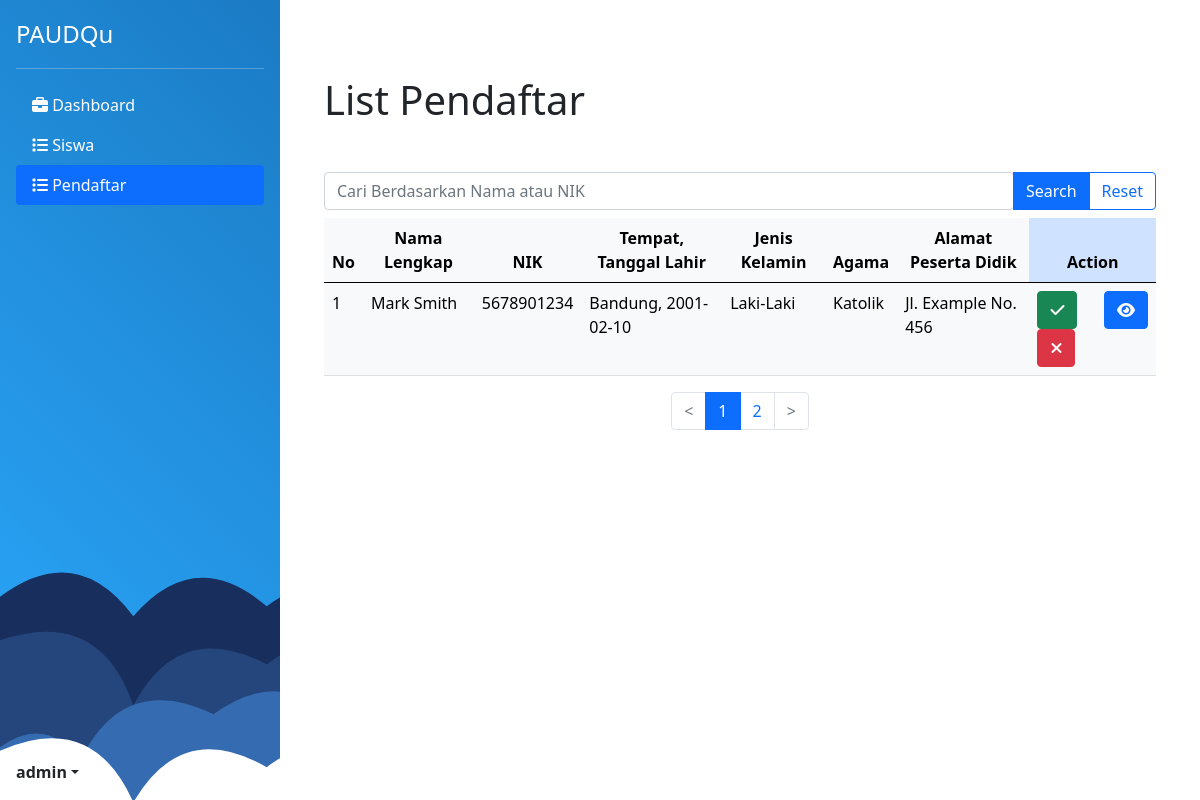
The app's page /pendaftar.php (signed in), older data.
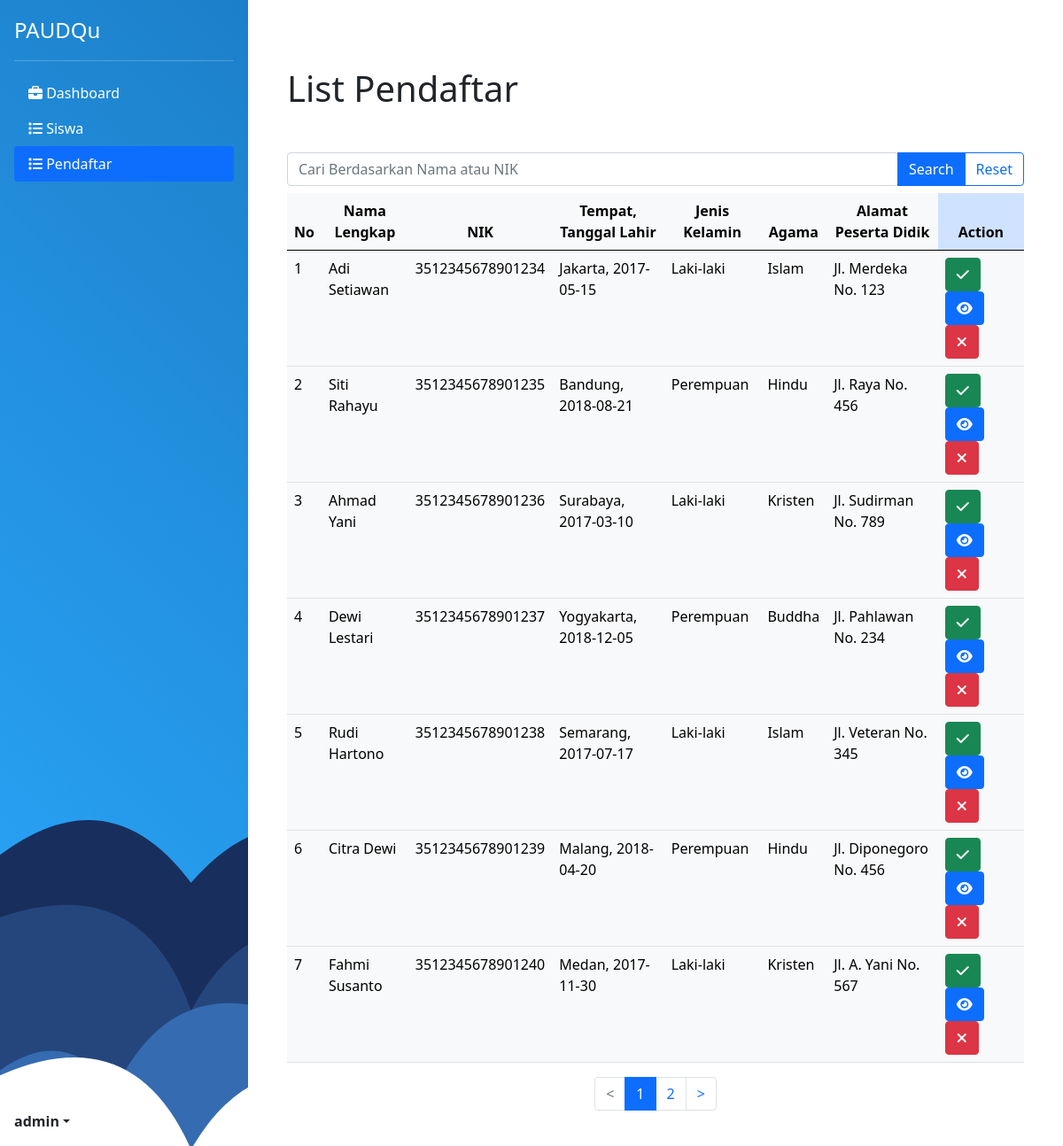
The same page, newer data.
### tables this page shows
CREATE TABLE `pendaftar` (
  `id` int(11) NOT NULL,
  `Nama_Lengkap` varchar(255) NOT NULL,
  `NIK` varchar(20) DEFAULT NULL,
  `Tempat_Lahir` varchar(100) DEFAULT NULL,
  `Tanggal_Lahir` date DEFAULT NULL,
  `Jenis_Kelamin` varchar(10) DEFAULT NULL,
  `Agama` varchar(20) DEFAULT NULL,
  `Anak_ke` int(11) DEFAULT NULL,
  `Alamat_Peserta_Didik` varchar(255) DEFAULT NULL,
  `Ayah` varchar(100) DEFAULT NULL,
  `Ibu` varchar(100) DEFAULT NULL,
  `Alamat_Orang_Tua` varchar(255) DEFAULT NULL,
  `Pekerjaan_Ayah` varchar(50) DEFAULT NULL,
  `Pekerjaan_Ibu` varchar(50) DEFAULT NULL,
  `File_KK` longtext NOT NULL,
  `File_KTP` longtext NOT NULL,
  `File_Foto` longtext NOT NULL,
  `noHP` varchar(20) NOT NULL
);

### pendaftar.php (the view, shortened to what this page needs)
<?php
$currentPage = 'pendaftar.php';
$username = $_SESSION["username"];
$table = "pendaftar";
include "controller/connection.php";
$menuItems = [
    ['icon' => 'fa-briefcase', 'text' => 'Dashboard', 'link' => 'dashboard.php'],
    ['icon' => 'fa-list', 'text' => 'Siswa', 'link' => 'siswa.php'],
    ['icon' => 'fa-list', 'text' => 'Pendaftar', 'link' => 'pendaftar.php'],
];
?>
<!DOCTYPE html>
<html lang="en">
<head>
    <link rel="stylesheet" href="css/style.css">
    <link href="https://cdn.jsdelivr.net/npm/bootstrap@5.0.2/dist/css/bootstrap.min.css" rel="stylesheet">
</head>
<body>
    <?php include "components/sideNavbar.php" ?>
    <main class="flex-shrink-0">
        <div class="container mt-4 bg-white p-4 rounded">
            <h1 class="mt-2">List Pendaftar</h1>
            <div class="table-responsive-sm">
                <form action="" method="GET">
                    <div class="input-group mt-5">
                        <input type="search" class="form-control rounded" name="search" placeholder="Cari Berdasarkan Nama atau NIK" aria-label="Search" aria-describedby="search-addon" />
                        <button type="submit" value="search" class="btn btn-primary">Search</button>
                        <button type="submit" value="clear" class="btn btn-outline-primary">Reset</button>
                    </div>
                </form>
                <table class="table table-light table-hover mt-2">
                    <thead class="thead-dark text-center">
                        <tr>
                            <th scope="col">No</th>
                            <th scope="col">Nama Lengkap</th>
                            <th scope="col">NIK</th>
                            <th scope="col">Tempat, Tanggal Lahir</th>
                            <th scope="col">Jenis Kelamin</th>
                            <th scope="col">Agama</th>
                            <th scope="col">Alamat Peserta Didik</th>
                            <th scope="col" class="table-primary">Action</th>
                        </tr>
                    </thead>
                    <tbody>
                        <?php
                        $limit = 7;
                        $page = isset($_GET['page']) ? (int)$_GET['page'] : 1;
                        $offset = ($page - 1) * $limit;
                        if (isset($_GET['search']) && !empty($_GET['search'])) {
                            $search = mysqli_real_escape_string($conn, $_GET['search']);
                            $sql_fetch = "SELECT * FROM pendaftar WHERE Nama_Lengkap LIKE '%$search%' OR NIK = '$search' AND LIMIT $limit OFFSET $offset";
                            $query = mysqli_query($conn, $sql_fetch);
                        } else {
                            $sql_fetch = "SELECT * FROM pendaftar LIMIT $limit OFFSET $offset";
                            $query = mysqli_query($conn, $sql_fetch);
                        }
                        $number = $offset + 1;
                        if (mysqli_num_rows($query) === 0) {
                            echo '<h1 class="text-center mt-5 mb-5">Tidak ada Data</h1>';
                        } else {
                            while ($row = mysqli_fetch_array($query)) {
                        ?>
                                <tr>
                                    <td><?php echo $number++ ?></td>
                                    <td><?php echo $row['Nama_Lengkap'] ?></td>
                                    <td><?php echo $row['NIK']; ?></td>
                                    <td><?php echo $row['Tempat_Lahir'] . ', ' . $row['Tanggal_Lahir']; ?></td>
                                    <td><?php echo $row['Jenis_Kelamin']; ?></td>
                                    <td><?php echo $row['Agama']; ?></td>
                                    <td><?php echo $row['Alamat_Peserta_Didik']; ?></td>
                                    <td>
                                        <div class="row">
                                            <div class="col">
                                                <button class="btn btn-success" onclick="approveData(<?php echo $row['id']; ?>)"><i class="fa-solid fa-check"></i></button>
                                            </div>
                                            <div class="col">
                                                <a class="btn btn-primary" href="detail-pendaftar.php?id=<?php echo $row['id']; ?>"><i class="fas fa-solid fa-eye ?>"></i></a>
                                            </div>
                                            <div class="col">
                                                <button class="btn btn-danger" onclick="deleteData(<?php echo $row['id']; ?>, '<?php echo $table; ?>')"><i class="fa-solid fa-xmark"></i></button>
                                            </div>
                                        </div>
                                    </td>
                                </tr>
                        <?php
                            }
                        }
                        ?>
                    </tbody>
                </table>
                <div class="row">
                    <div class="col">
                        <nav aria-label="pagination">
                            <ul class="pagination align-items-center justify-content-center">
                                <?php
                                $totalPages = ceil(mysqli_num_rows(mysqli_query($conn, "SELECT * FROM pendaftar")) / $limit);
                                $numLinks = 2;
                                if ($page > 1) {
                                    echo '<li class="page-item"><a class="page-link" href="pendaftar.php?page=' . ($page - 1) . '">&lt;</a></li>';
                                } else {
                                    echo '<li class="page-item disabled"><span class="page-link">&lt;</span></li>';
                                }
                                $start = max(1, min($page - floor($numLinks / 2), $totalPages - $numLinks + 1));
                                $end = $start + $numLinks - 1;
                                for ($i = $start; $i <= $end; $i++) {
                                    if ($i == $page) {
                                        echo '<li class="page-item active"><span class="page-link">' . $i . '</span></li>';
                                    } else {
                                        echo '<li class="page-item"><a class="page-link" href="pendaftar.php?page=' . $i . '">' . $i . '</a></li>';
                                    }
                                }
                                if ($page < $totalPages) {
                                    echo '<li class="page-item"><a class="page-link" href="pendaftar.php?page=' . ($page + 1) . '">&gt;</a></li>';
                                } else {
                                    echo '<li class="page-item disabled"><span class="page-link">&gt;</span></li>';
                                }
                                ?>
                            </ul>
                        </nav>
                    </div>
                </div>
            </div>
        </div>
    </main>
</body>
</html>

### components/sideNavbar.php (shortened to what this page needs)
<div class="d-flex flex-column flex-shrink-0 p-3 text-white bg-login" style=" width: 280px;">
    <a href="home.php" class="d-flex align-items-center mb-3 mb-md-0 me-md-auto text-white text-decoration-none">
        <span class="fs-4">PAUDQu</span>
    </a>
    <hr>
    <ul class="nav nav-pills flex-column mb-auto ">
        <?php foreach ($menuItems as $menuItem) : ?>
            <li class="nav-item">
                <a href=" <?= $menuItem['link'] ?>" class="nav-link text-white <?= ($currentPage == $menuItem['link']) ? 'active' : '' ?>">
                    <i class="fas fa-solid <?= $menuItem['icon'] ?>"></i>
                    <?= $menuItem['text'] ?>
                </a>
            </li>
        <?php endforeach; ?>
    </ul>
    <div class="dropdown">
        <a href="#" class="d-flex align-items-center text-dark text-decoration-none dropdown-toggle" id="dropdownUser1" data-bs-toggle="dropdown" aria-expanded="false">
            <?php
            echo '<strong>' . $username . '</strong>'
            ?>
        </a>
    </div>
</div>

### css/style.css (style rules this page uses)
:root { --main-color: #3393d5; --secondary-color: --ternary-color: }
.bg-login { background-color: #0060d1; background-attachment: fixed; background-size: cover; }
.table { border-collapse: collapse; width: 100%; }

### pendaftar.php (style rules this page uses)
body, html { height: 100%; }
body { display: flex; }
main { flex: 1; padding: 20px; }

Row changes from the older to the newer data that the page shows:
changed pendaftar: Nama_Lengkap "Mark Smith" → "Adi Setiawan"; NIK "5678901234" → "3512345678901234"; Tempat_Lahir "Bandung" → "Jakarta"; Tanggal_Lahir "2001-02-10" → "2017-05-15"; Jenis_Kelamin "Laki-Laki" → "Laki-laki"; Agama "Katolik" → "Islam"; Alamat_Peserta_Didik "Jl. Example No. 456" → "Jl. Merdeka No. 123"
added pendaftar: Nama_Lengkap "Siti Rahayu", NIK "3512345678901235", Tempat_Lahir "Bandung", Tanggal_Lahir "2018-08-21", Jenis_Kelamin "Perempuan", Agama "Hindu", Alamat_Peserta_Didik "Jl. Raya No. 456"
added pendaftar: Nama_Lengkap "Ahmad Yani", NIK "3512345678901236", Tempat_Lahir "Surabaya", Tanggal_Lahir "2017-03-10", Jenis_Kelamin "Laki-laki", Agama "Kristen", Alamat_Peserta_Didik "Jl. Sudirman No. 789"
added pendaftar: Nama_Lengkap "Dewi Lestari", NIK "3512345678901237", Tempat_Lahir "Yogyakarta", Tanggal_Lahir "2018-12-05", Jenis_Kelamin "Perempuan", Agama "Buddha", Alamat_Peserta_Didik "Jl. Pahlawan No. 234"
added pendaftar: Nama_Lengkap "Rudi Hartono", NIK "3512345678901238", Tempat_Lahir "Semarang", Tanggal_Lahir "2017-07-17", Jenis_Kelamin "Laki-laki", Agama "Islam", Alamat_Peserta_Didik "Jl. Veteran No. 345"
added pendaftar: Nama_Lengkap "Citra Dewi", NIK "3512345678901239", Tempat_Lahir "Malang", Tanggal_Lahir "2018-04-20", Jenis_Kelamin "Perempuan", Agama "Hindu", Alamat_Peserta_Didik "Jl. Diponegoro No. 456"
added pendaftar: Nama_Lengkap "Fahmi Susanto", NIK "3512345678901240", Tempat_Lahir "Medan", Tanggal_Lahir "2017-11-30", Jenis_Kelamin "Laki-laki", Agama "Kristen", Alamat_Peserta_Didik "Jl. A. Yani No. 567"
